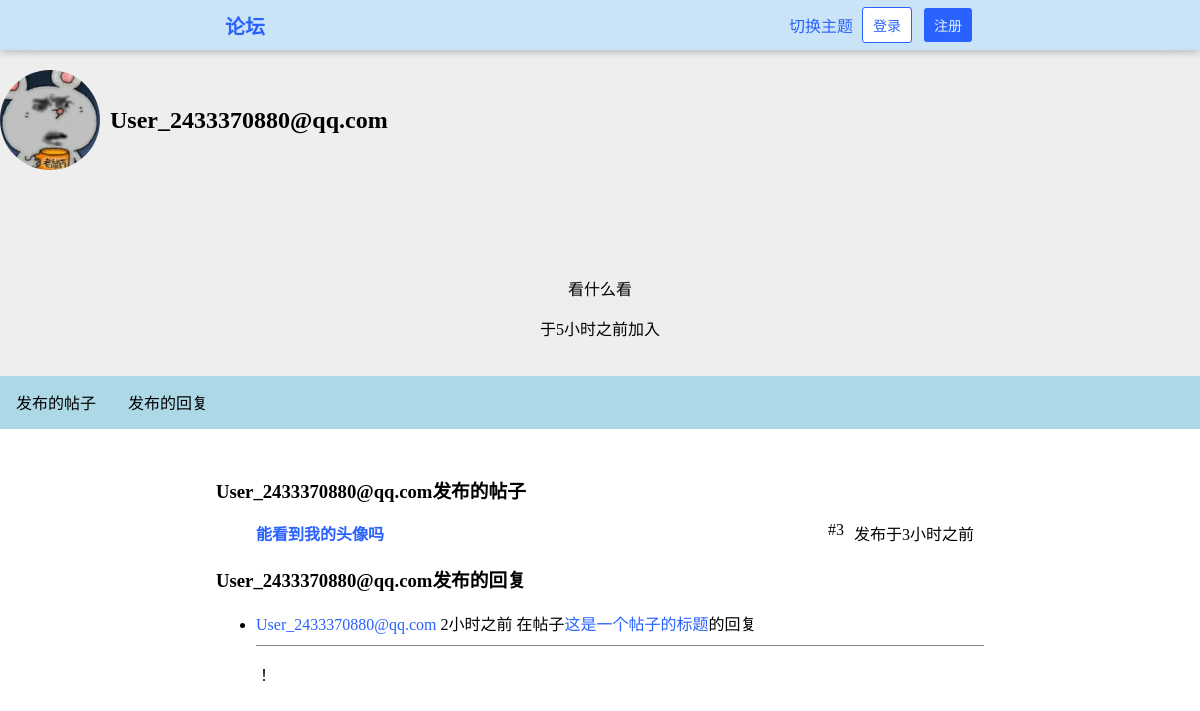
The app's page /user/2433370880@qq.com/ with its own data.
### HustRava_app/models.py (models this page shows, shortened)
class User(models.Model):
    name = models.CharField(max_length=30,blank=True)
    email = models.EmailField(unique=True)
    password = models.CharField(max_length=30)
    created_at = models.DateTimeField(auto_now_add=True)
    bio = models.TextField(max_length = 100, blank=True)

class Post(models.Model):
    title = models.CharField(max_length=100)
    content = models.TextField()
    created_at = models.DateTimeField(auto_now_add=True)
    author = models.ForeignKey('User', on_delete = models.CASCADE, related_name = "posts")
    like_nums = models.IntegerField(default = 0)
    is_topped = models.BooleanField("置顶帖子", default=False)

class Comment(models.Model):
    content = models.TextField()
    created_at = models.DateTimeField(auto_now_add=True)
    author = models.ForeignKey('User', on_delete = models.CASCADE, related_name = "comments")
    post = models.ForeignKey('Post', on_delete = models.CASCADE, related_name = "comments")
    like_nums = models.IntegerField(default = 0)

### HustRava_app/views.py (the view)
# urls.py: path('user/<str:user_email>/', views.user, name="user"),                     # 用户 GET
def user(request, user_email):
    try:
        user = User.objects.get(email = user_email)
    except:
        raise Http404("用户不存在")
    if "logged_in_user" in request.session:
        return render(request, 'user.html', {
            'user': user,
            'posts': Post.objects.filter(author=user),
            'comments': Comment.objects.filter(author=user),
            'logged_in_user': request.session["logged_in_user"],
            'logged_in_user_email': request.session["logged_in_user_email"]
        })
    else:
        return render(request, 'user.html', {
            'user': user,
            'posts': Post.objects.filter(author=user),
            'comments': Comment.objects.filter(author=user),
        })

### HustRava_app/templates/user.html (shortened to what this page needs)
{% load humanize %}
{% load static %}
<!DOCTYPE html>
<html>
    <head>
        <link rel="stylesheet" type="text/css" href="{% static 'style.css' %}" />
        <link rel="stylesheet" type="text/css" href="{% static 'style-forum.css' %}" />
        <link rel="stylesheet" type="text/css" href="{% static 'style-dark.css' %}" />
    </head>
    <body>
        <header class="header">
            <a href="/" class="a-button header-title">论坛</a>
            {% if logged_in_user %}
                <div class="dropdown">
                    <button class="button-dropdown">{{ logged_in_user }}</button>
                    <div class="dropdown-content">
                        <ul>
                            <li><a href="/user/{{ logged_in_user_email }}"><div>个人主页</div></a></li>
                            <li><a href="/settings/"><div>设置</div></a></li>
                            <li><a onclick="toggle_theme()"><div>切换主题</div></a></li>
                            <div class="hr" style="margin: 4% 3px;"></div>
                            <li><a href="/logout/"><div class="logout-button">退出登录</div></a></li>
                        </ul>
                    </div>
                </div>
            {% else %}
                <a onclick="toggle_theme()" style="cursor: pointer;">切换主题</a>
                <a href="/login/" class="a-button"><button class="button-white">登录</button></a>
                <a href="/register/" class="a-button"><button>注册</button></a>
            {% endif %}
        </header>
            <div id="main">
                <div class="banner" style="display: flex; align-items: center;">
					<img src="{% static 'images/user.jpg' %}" alt="用户头像" style="width: 100px; height: 100px; border-radius: 50%; margin-right: 10px;">
                    <h2>{{ user.name }}</h2>
					</div>
				<div  class="banner">
                    <p>{{ user.bio }}</p>
                    <p title="{{ user.created_at }}">于{{ user.created_at|naturaltime }}加入</p>
                </div>
			    <div>
				<ul class="navbar">
				 		<li><a href="#section1">发布的帖子</a></li>
						<li><a href="#reply">发布的回复</a></li>
				</ul>
				<br>
				</div>
                <div class="content">
                    {% if posts %}
						<section id="section1">
                        <h3>{{ user.name }}发布的帖子</h3>
                        <ul class="post-list">
                            {% for post in posts %}
                                <li class="flex"><a href="/post/{{ post.id }}/"><strong>{{ post.title }}</strong></a>
                                  <div class="header-spacer"></div>
                                    <span>#{{ post.id }}</span>
                                    <span><span title="{{ post.created_at }}">发布于{{ post.created_at|naturaltime }}</span></span>
                                </li>
                            {% endfor %}
                        </ul>
                    {% else %}
                        <p> <a href="/user/{{ user.email }}/"><strong>{{ user.name }}</strong></a> <span>还没有发过帖子哦！</span> </p>
                        </section>
                    {% endif %}
                    {% if comments %}
						<sectiom id="reply">
                        <h3>{{ user.name }}发布的回复</h3>
                  <ul class="comment-list">
                            {% for comment in comments %}
                                <li>
                                    <a href="/user/{{ comment.author.email }}">{{ comment.author.name }}</a>
                                    <span title="回复于{{ comment.created_at }}">{{ comment.created_at|naturaltime }}</span>
                                    <span>在帖子</span><a href="/post/{{ comment.post.id }}">{{ comment.post.title }}</a><span>的回复</span>
                                    <div class="hr"></div>
                                    {{ comment.content|linebreaks }}
                                </li>
                            {% endfor %}
                        </ul>
                    {% else %}
                        <p>
                            <a href="/user/{{ user.email }}/"><b>{{ user.name }}</b></a>
                            <span>还没有发过回复哦！</span>
                        </p>
						</section>
                    {% endif %}
                </div>
            </div>
    </body>
</html>

### HustRava_app/static/style.css (style rules this page uses)
body { margin: 0; }
h1, h2, h3, h4, h5, h6, p { color: black; }
a { text-decoration: none; border: none; color: #2962FF; transition-duration: 0.3s; transition-timing-function: ease; border-bottom: 1px solid transparent; }
button, input[type="submit"] { padding: 7px 10px; font-size: 14px; color: #E3F2FD; border-radius: 3px; border: none; background-color: #2962FF; cursor: pointer; transition-duration: 0.3s; transition-timing-function: ease; }
.a-button { border: none !important; }
.header { width: 100%; height: 50px; background-color: #BBDEFBAA; backdrop-filter: blur(16px); box-shadow: 0px 2px 8px #8888; position: fixed; top: 0; left: 0; z-index: 100; display: flex; justify-content: center; align-items: center; }
.header * { margin: 0 3px; }
.header-spacer { -webkit-box-flex: 1; flex-grow: 1; margin: 0; }
.button-white { background-color: #FFF; border: 1px solid #2962FF; color: #2962FF; }
.header-title { font-size: 20px; font-weight: bold; }

### HustRava_app/static/style-forum.css (style rules this page uses)
.banner { padding-top: 70px; padding-bottom: 20px; text-align: center; background-color: #EEE; }
.content { padding: 10px 18%; }
.flex { display: flex; }
.flex > * { margin-right: 10px; }
.hr { margin: 10px 0; border-top: 1px solid #888; }

### HustRava_app/static/style-dark.css (style rules this page uses)
body, .header, #footer, h1, h2, h3, h4, h5, h6, p, span { transition: background-color 0.2s ease, color 0.2s ease; }

### HustRava_app/templates/user.html (style rules this page uses)
ul.navbar { list-style-type: none; margin: 0; padding: 0; overflow: hidden; background-color: #ADD8E6; }
ul.navbar li { float:LEFT; }
ul.navbar li a { display: block; color: black; text-align: center; padding: 14px 16px; text-decoration: none; }

### records on screen
User: name "User_2433370880@qq.com", bio "看什么看", created_at "5小时之前"
Post: title "能看到我的头像吗", id "3", created_at "3小时之前"
Comment: author.name "User_2433370880@qq.com", created_at "2小时之前", post "这是一个帖子的标题", content "！"
